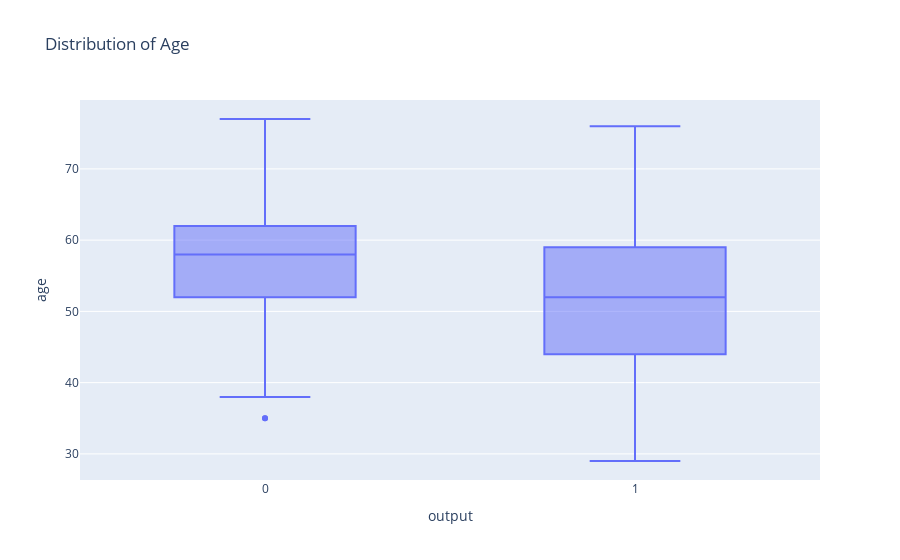

Notebook cell for this chart:
### Markdown cell above
# Outliers

### Code cell
fig = px.box(heart_df, y='age', x='output', title='Distribution of Age')
fig.show()

### Figure 1 — Plotly figure (JSON) as saved in the notebook; plotly's stock layout.template omitted (floating-point values rounded to 4 significant figures; data arrays with more than 128 entries replaced by an {"elided": "..."} marker saying what was removed)
{"data": [{"alignmentgroup": "True", "hovertemplate": "output=%{x}<br>age=%{y}<extra></extra>", "legendgroup": "", "marker": {"color": "#636efa"}, "name": "", "notched": false, "offsetgroup": "", "orientation": "v", "showlegend": false, "type": "box", "x": {"elided": "303 int values"}, "x0": " ", "xaxis": "x", "y": {"elided": "303 int values"}, "y0": " ", "yaxis": "y"}], "layout": {"boxmode": "group", "legend": {"tracegroupgap": 0}, "title": {"text": "Distribution of Age"}, "xaxis": {"anchor": "y", "domain": [0, 1], "title": {"text": "output"}}, "yaxis": {"anchor": "x", "domain": [0, 1], "title": {"text": "age"}}}}
